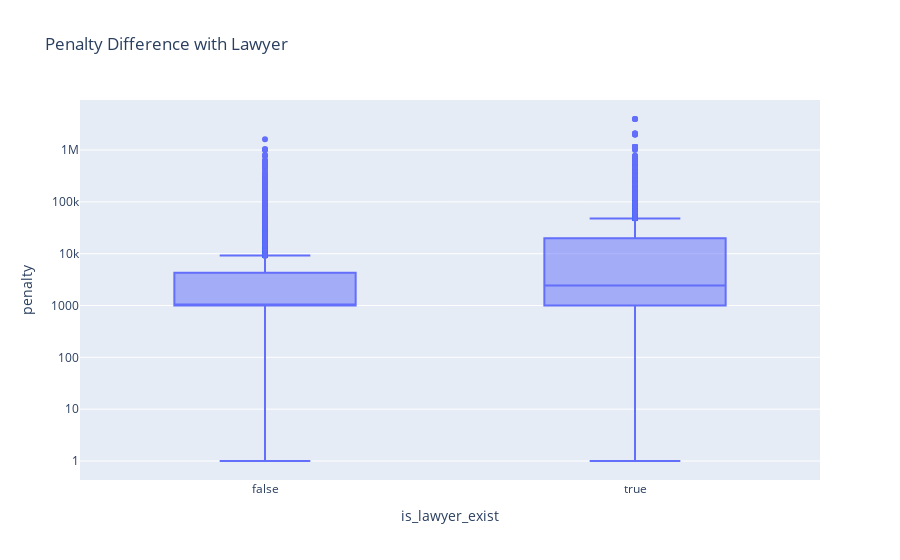

Notebook source saved alongside this figure:
### Code cell
fig = px.box(
    temp_first_cases[temp_first_cases['is_success']=="TRUE"].replace(0, pd.np.nan).dropna(subset=['penalty']).sort_values(by='year'), 
    x="is_lawyer_exist", 
    y="penalty", 
    title="Penalty Difference with Lawyer"
)
fig.update_yaxes(type="log")
fig.write_html("/Users/starice/OwnFiles/cityu/RA/case_study/case_study_result/figures/plaintiffs/html/penalty_have_lawyer.html")
fig.show()
# 有律师的案件普遍惩罚金要高于没有律师的案件

### Figure 1 — Plotly figure (JSON) as saved in the notebook; plotly's stock layout.template omitted (floating-point values rounded to 4 significant figures; data arrays with more than 128 entries replaced by an {"elided": "..."} marker saying what was removed)
{"data": [{"alignmentgroup": "True", "hovertemplate": "is_lawyer_exist=%{x}<br>penalty=%{y}<extra></extra>", "legendgroup": "", "marker": {"color": "#636efa"}, "name": "", "notched": false, "offsetgroup": "", "orientation": "v", "showlegend": false, "type": "box", "x": {"elided": "35421 bool values"}, "x0": " ", "xaxis": "x", "y": {"elided": "35421 float values"}, "y0": " ", "yaxis": "y"}], "layout": {"boxmode": "group", "legend": {"tracegroupgap": 0}, "title": {"text": "Penalty Difference with Lawyer"}, "xaxis": {"anchor": "y", "domain": [0, 1], "title": {"text": "is_lawyer_exist"}}, "yaxis": {"anchor": "x", "domain": [0, 1], "title": {"text": "penalty"}, "type": "log"}}}
